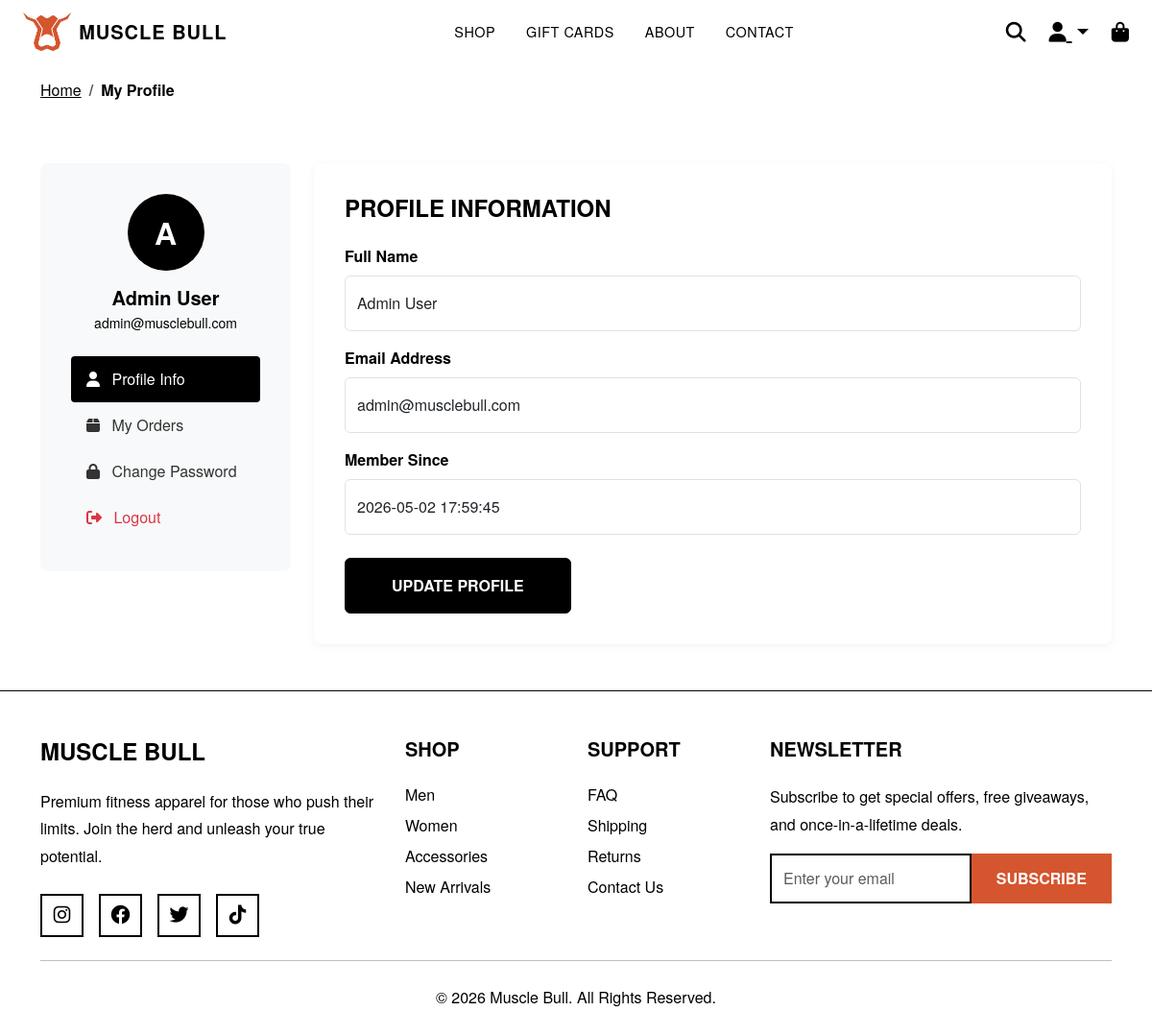
The app's page /profile.php (signed in) with its own data.
### tables this page shows
CREATE TABLE IF NOT EXISTS users (
  id INT UNSIGNED NOT NULL AUTO_INCREMENT,
  name VARCHAR(255) NOT NULL,
  email VARCHAR(255) NOT NULL,
  password VARCHAR(255) NOT NULL,
  role ENUM('admin', 'customer') NOT NULL DEFAULT 'customer',
  status VARCHAR(32) NOT NULL DEFAULT 'active',
  created_at DATETIME NOT NULL DEFAULT CURRENT_TIMESTAMP,
  PRIMARY KEY (id),
  UNIQUE KEY uq_users_email (email)
);

### classes/Database.php (called while the page is built, shortened)
<?php
class Database {
    private static $instance = null;
    private $pdo;
    private function __construct() {
        $configPath = __DIR__ . '/../config/database.php';
        $cfg = require $configPath;
        $dsn = sprintf(
            'mysql:host=%s;port=%d;dbname=%s;charset=%s',
            $cfg['host'],
            $cfg['port'],
            $cfg['dbname'],
            $cfg['charset']
        );
        $this->pdo = new PDO($dsn, $cfg['username'], $cfg['password'], $cfg['options']);
    }
    public static function getInstance() {
        if (self::$instance === null) {
            self::$instance = new self();
        }
        return self::$instance;
    }
    public function pdo() {
        return $this->pdo;
    }
}

### config/database.php (called while the page is built)
<?php
return [
    'host' => getenv('MYSQL_HOST') ?: '127.0.0.1',
    'port' => (int) (getenv('MYSQL_PORT') ?: 3306),
    'dbname' => getenv('MYSQL_DATABASE') ?: 'musclebull',
    'charset' => 'utf8mb4',
    'username' => getenv('MYSQL_USER') ?: 'root',
    'password' => getenv('MYSQL_PASSWORD') ?: '',
    'options' => [
        PDO::ATTR_ERRMODE => PDO::ERRMODE_EXCEPTION,
        PDO::ATTR_DEFAULT_FETCH_MODE => PDO::FETCH_ASSOC,
        PDO::ATTR_EMULATE_PREPARES => false,
    ],
];

### classes/User.php (called while the page is built, shortened)
<?php
require_once __DIR__ . '/Database.php';
class User {
    private $pdo;
    public function __construct() {
        $this->pdo = Database::getInstance()->pdo();
    }
    public function getById($id) {
        $stmt = $this->pdo->prepare(
            'SELECT id, name, email, password, role, created_at, status FROM users WHERE id = ?'
        );
        $stmt->execute([(int) $id]);
        $row = $stmt->fetch();
        return $row ?: null;
    }
}

### profile.php (the view, shortened to what this page needs)
<?php
require_once 'classes/User.php';
$user = new User();
$currentUser = $user->getById($_SESSION['user_id']);
?>
<!DOCTYPE html>
<html lang="en">
<head>
    <link href="./assets/css/bootstrap.min.css" rel="stylesheet" />
    <link href="./assets/css/style.css" rel="stylesheet" />
    <link href="./assets/css/header.css" rel="stylesheet" />
    <link href="./assets/css/footer.css" rel="stylesheet" />
    <link rel="stylesheet" href="https://cdnjs.cloudflare.com/ajax/libs/font-awesome/6.4.0/css/all.min.css" />
</head>
<body>
    <?php
    include 'components/header.php';
    ?>
    <main>
        <section class="breadcrumb-section py-3 bg-white">
            <div class="container">
                <nav aria-label="breadcrumb">
                    <ol class="breadcrumb mb-0">
                        <li class="breadcrumb-item"><a href="index.php" class="text-black">Home</a></li>
                        <li class="breadcrumb-item active text-black fw-bold" aria-current="page">My Profile</li>
                    </ol>
                </nav>
            </div>
        </section>
        <section class="profile-section py-5 bg-light">
            <div class="container">
                <div class="row g-4">
                    <div class="col-lg-3">
                        <div class="profile-sidebar text-center">
                            <div class="avatar-circle">
                                <?php echo strtoupper(substr($_SESSION['user_name'], 0, 1)); ?>
                            </div>
                            <h5 class="fw-bold mb-1"><?php echo htmlspecialchars($_SESSION['user_name']); ?></h5>
                            <p class="text-muted small mb-3"><?php echo htmlspecialchars($_SESSION['user_email']); ?></p>
                            <nav class="text-start mt-4">
                                <a href="#profile" class="profile-nav-link active" onclick="showSection('profile', this)">
                                    <i class="fa-solid fa-user me-2"></i> Profile Info
                                </a>
                                <a href="#orders" class="profile-nav-link" onclick="showSection('orders', this)">
                                    <i class="fa-solid fa-box me-2"></i> My Orders
                                </a>
                                <a href="#password" class="profile-nav-link" onclick="showSection('password', this)">
                                    <i class="fa-solid fa-lock me-2"></i> Change Password
                                </a>
                                <a href="logout.php" class="profile-nav-link text-danger">
                                    <i class="fa-solid fa-sign-out-alt me-2"></i> Logout
                                </a>
                            </nav>
                        </div>
                    </div>
                    <div class="col-lg-9">
                        <div id="profile" class="profile-content">
                            <h4 class="fw-bold text-uppercase mb-4">Profile Information</h4>
                            <form method="POST" action="">
                                <div class="row g-3">
                                    <div class="col-12">
                                        <label class="form-label fw-bold">Full Name</label>
                                        <input type="text" name="name" class="form-control py-3"
                                            value="<?php echo htmlspecialchars($currentUser['name'] ?? ''); ?>" required>
                                    </div>
                                    <div class="col-12">
                                        <label class="form-label fw-bold">Email Address</label>
                                        <input type="email" name="email" class="form-control py-3"
                                            value="<?php echo htmlspecialchars($currentUser['email'] ?? ''); ?>" required>
                                    </div>
                                    <div class="col-12">
                                        <label class="form-label fw-bold">Member Since</label>
                                        <input type="text" class="form-control py-3"
                                            value="<?php echo htmlspecialchars($currentUser['created_at'] ?? ''); ?>" readonly>
                                    </div>
                                    <div class="col-12 mt-4">
                                        <button type="submit" name="update_profile" class="btn btn-dark px-5 py-3 text-uppercase fw-bold">
                                            Update Profile
                                        </button>
                                    </div>
                                </div>
                            </form>
                        </div>
                    </div>
                </div>
            </div>
        </section>
    </main>
    <?php
    include 'components/footer.php';
    ?>
</body>
</html>

### assets/css/style.css (style rules this page uses)
:root { --primary-color: #D5552E; --black-color: #000000; --white-color: #FFFFFF; }
body { font-family: 'Helvetica Neue', Helvetica, Arial, sans-serif; overflow-x: hidden; background-color: var(--white-color); color: var(--black-color); }
.bg-light, .bg-white { background-color: var(--white-color) !important; }
.text-muted, .text-dark, .text-black { color: var(--black-color) !important; }
.btn-dark { background-color: var(--bg-black); border-color: var(--black-color); color: var(--white-color); }

### assets/css/variables.css (style rules this page uses)
:root { --primary-color: #D5552E; --primary-hover: #000000; --white-color: #FFFFFF; --black-color: #000000; --light-gray: #F5F5F5; --header-glass-bg: rgba(0, 0, 0, 0.3); --header-glass-scrolled: rgba(0, 0, 0, 0.9); --shadow-light: rgba(0, 0, 0, 0.08); --shadow-medium: rgba(0, 0, 0, 0.12); --shadow-dark: rgba(0, 0, 0, 0.15); --shadow-hover: rgba(0, 0, 0, 0.2); --shadow-heavy: rgba(0, 0, 0, 0.3); --border-light: rgba(0, 0, 0, 0.08); --border-white: rgba(255, 255, 255, 0.1); --overlay-dark: rgba(0, 0, 0, 0.65); --overlay-medium: rgba(0, 0, 0, 0.8); --primary-shadow: rgba(213, 85, 46, 0.3); --cart-badge-bg: #D5552E; --cart-badge-text: #FFFFFF; --bg-white: #FFFFFF; --bg-black: #000000; --bg-primary: #D5552E; --bg-light-gray: #F5F5F5; --text-white: #FFFFFF; --text-black: #000000; --text-primary: #D5552E; --border-black: #000000; --border-white: #FFFFFF; --border-primary: #D5552E; --bg-card: #FFFFFF; --bg-modal: #FFFFFF; --bg-footer: #FFFFFF; --bg-header-static: #FFFFFF; --text-heading: #000000; --text-body: #000000; --text-muted: #000000; --text-link: #000000; --text-link-hover: #D5552E; --border-input: #000000; --border-card: #000000; --border-divider: rgba(0, 0, 0, 0.08); --hover-bg: #000000; --hover-text: #FFFFFF; --active-bg: #D5552E; --active-text: #FFFFFF; --input-bg: #FFFFFF; --input-text: #000000; --input-border: #000000; --input-focus-border: #D5552E; --nav-link-text: #FFFFFF; --nav-link-hover: #D5552E; --nav-link-active: #D5552E; --nav-icon-text: #FFFFFF; --nav-icon-dark: #000000; }

### profile.php (style rules this page uses)
.profile-sidebar { background: #f8f9fa; border-radius: 8px; padding: 2rem; }
.profile-nav-link { color: #333; text-decoration: none; padding: 0.75rem 1rem; display: block; border-radius: 4px; transition: all 0.3s ease; }
.profile-nav-link:hover, .profile-nav-link.active { background: #000; color: #fff; }
.profile-content { background: #fff; border-radius: 8px; padding: 2rem; box-shadow: 0 2px 10px rgba(0,0,0,0.05); }
.avatar-circle { width: 80px; height: 80px; background: #000; color: #fff; border-radius: 50%; display: flex; align-items: center; justify-content: center; font-size: 2rem; font-weight: bold; margin: 0 auto 1rem; }

### records on screen
users: name "Admin User", email "admin@musclebull.com", created_at "2026-05-02 17:59:45"

### other values on screen
substr($_SESSION['user_name'], 0, 1) "A"
$_SESSION['user_name'] "Admin User"
$_SESSION['user_email'] "admin@musclebull.com"
